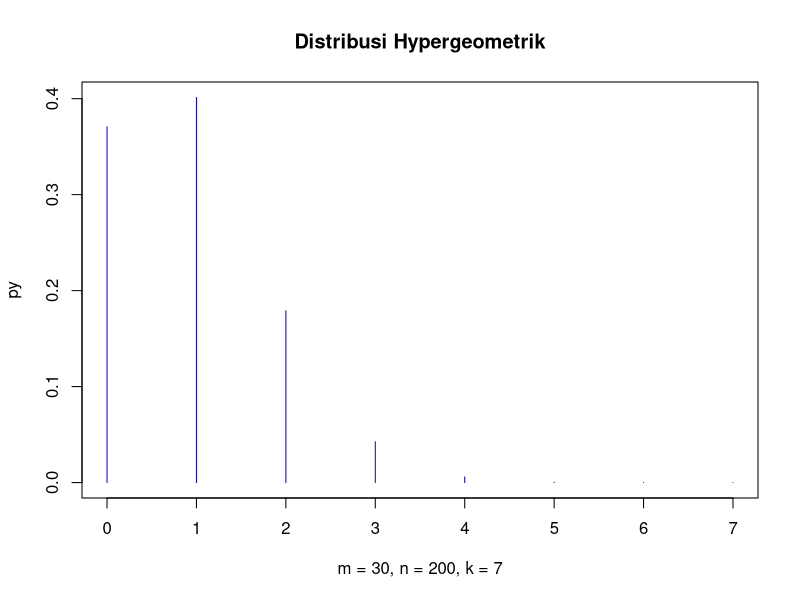
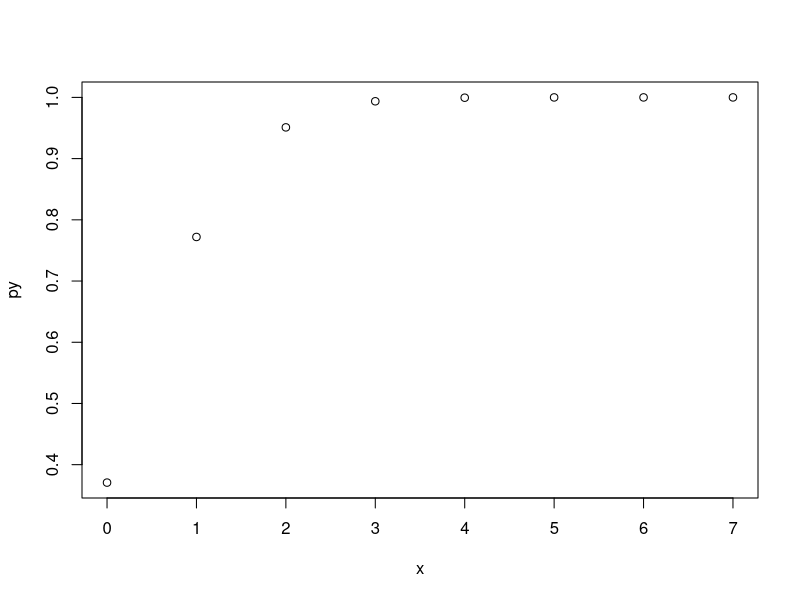

These charts were generated, in order, by the following R code:
# Prob. Data Hipergeometrik: N=250,D=17,n=5,x=3
dhyper(3, m = 17, n = 233, k = 5)

# Prob. Data Hipergeometrik: N=250,D=17,n=5,x=0,1,2,3,4
a <- data.frame(Pr = dhyper(0:4, m = 17, n = 233, k = 5))
rownames(a) <- 0:4
print(a)

# Prob. Data Hipergeometrik: N=233,D=17,n=5,x=5
dhyper(5, m = 17, n = 233, k = 5)

# P(X ≤ 2) = P(X = 0, 1, 2)
phyper(2, m = 17, n = 233, k = 5)

# P(X>1) = 1 - P(X ≤ 1) = 1 – {P(x = 0) + P(x = 1)}
phyper(1, m = 17, n = 233, k = 5, lower.tail = FALSE)

x <- seq(0, 7, by = 1)
# Create the hypergeometric distribution.
py <- dhyper(x, m = 30, n = 200, k = 7)
# Give the chart file a name.
png(file = "./praktikum4/plots/dhyper.png")
# Plot the graph for this sample.
plot(x, py,
  type = "h", main = "Distribusi Hypergeometrik",
  xlab = "m = 30, n = 200, k = 7", col = "blue"
)
# Save the file.
dev.off()

x <- seq(0, 7, by = 1)
# Create the hypergeometric distribution.
py <- phyper(x, m = 30, n = 200, k = 7)
# Give the chart file a name.
png(file = "./praktikum4/plots/p_hyper.png")
# Plot the graph for this sample.
plot(x, py)
# Save the file.
dev.off()

# PDF (peluang/density): P(x = 1)
dx <- dhyper(1, 3, 37, 5)
print(dx)

# P(x = 0, 1, 2, 3, 4, 5)
dx <- dhyper(0:5, 3, 37, 5)
print(dx)

# CDF (peluang kumulatif): P(X≤x, x = 0, 1, 2, 3, 4, 5)
px <- phyper(0:5, 3, 37, 5)
print(px)

# Kuantil
# P(X≤a) = 1, a = ?
qx <- qhyper(1, 3, 37, 5)
print(qx)

# P(X≤a) = 0.5, a = ?
qx <- qhyper(0.5, 3, 37, 5)
print(qx)

# P(X≤a) = 0.96, a = ?
qx <- qhyper(0.96, 3, 37, 5)
print(qx)

# Pembangkitan bilangan random Hipergeometrik sebanyak 10
# dengan N = 100, D = 5, n = 10
rx <- rhyper(10, 5, 95, 10)
print(rx)
